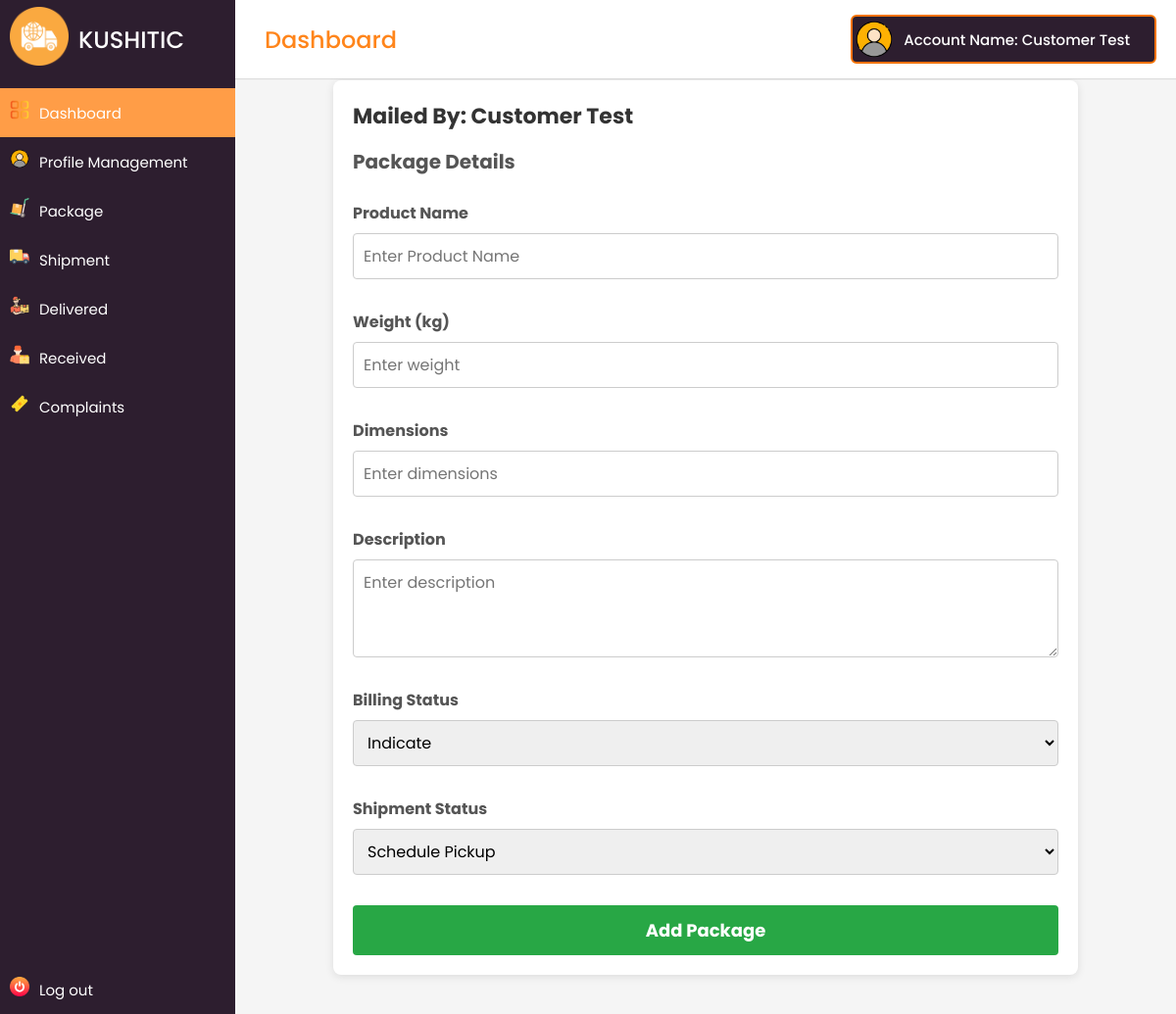
/main/customer/add_package.php (signed in), run on the app's committed database.
### tables this page shows
CREATE TABLE `customers` (
  `id` int(11) NOT NULL,
  `user_id` int(11) NOT NULL,
  `first_name` varchar(50) NOT NULL,
  `last_name` varchar(50) NOT NULL,
  `email` varchar(100) NOT NULL,
  `phone` varchar(20) DEFAULT NULL,
  `created_at` timestamp NOT NULL DEFAULT current_timestamp()
);

### main/customer/includes/functions.php (called while the page is built, shortened)
<?php
if (isset($_SESSION['user_id'])) {
  $user_id = $_SESSION['user_id'];
function getCustomersFullName($user_id, $conn) {
    $user_id = mysqli_real_escape_string($conn, $user_id);
    $query = "SELECT * FROM customers WHERE user_id = $user_id";
    $result = mysqli_query($conn, $query);
    if ($result && mysqli_num_rows($result) > 0) {
        $row = mysqli_fetch_assoc($result);
        return $row['first_name'] . ' ' . $row['last_name'];
    } else {
        return null;
    }
}
} else {
  echo '<script>alert("No account found logged in.");</script>';
  header("Location: ../../");
}

### main/customer/add_package.php (the view, shortened to what this page needs)
<?php
include('includes/header.php');
?>
<div class="container">
    <header class="main-header">Package Details (Shipping)</header>
    <form action="" method="POST" class="package-form">
        <div class="card">
            <div class="card-header">
                <h2>Mailed By: <?php echo getCustomersFullName($user_id, $conn); ?></h2>
            </div>
            <div class="card-body">
                <h3 class="section-title">Package Details</h3>
                <div class="form-group">
                    <label for="product">Product Name</label>
                    <input type="text" id="product" name="product" placeholder="Enter Product Name" required>
                </div>
                <div class="form-group">
                    <label for="weight">Weight (kg)</label>
                    <input type="number" id="weight" step="0.01" name="weight" placeholder="Enter weight" required>
                </div>
                <div class="form-group">
                    <label for="dimensions">Dimensions</label>
                    <input type="text" id="dimensions" name="dimensions" placeholder="Enter dimensions" required>
                </div>
                <div class="form-group">
                    <label for="description">Description</label>
                    <textarea id="description" name="description" placeholder="Enter description"></textarea>
                </div>
                <div class="form-group">
                    <label for="value">Billing Status</label>
                    <select id="value" name="value" required>
                        <option value="None" selected>Indicate</option>
                    </select>
                </div>
                <div class="form-group">
                    <label for="status">Shipment Status</label>
                    <select id="status" name="status" required>
                        <option value="Pending" selected>Schedule Pickup</option>
                    </select>
                </div>
                <button type="submit" class="btn-submit">
                    <span class="btnText">Add Package</span>
                </button>
            </div>
        </div>
    </form>
</div>
<?php include('includes/footer.php'); ?>

### main/customer/includes/header.php (shortened to what this page needs)
<?php
require ('config.php');
require ('includes/functions.php');
?>
<!DOCTYPE html>
<html lang="en" dir="ltr">
  <head>
    <link rel="stylesheet" href="assets/css/style.css" />
  </head>
  <body>
    <div class="sidebar">
      <div class="logo-details">
      <div class=" icon-img">
              <img src="assets/img/icons/worldwide-delivery.png" alt="" />
      </div>
        <span class="logo_name">KUSHITIC</span>
      </div>
      <ul class="nav-links">
        <li>
          <a href="index.php" class="active">
            <div class=" icon-img">
              <img src="assets/img/icons/dashboards.png" alt="" />
            </div>
            <span class="links_name">Dashboard</span>
          </a>
        </li>
        <li>
          <a href="profile_management.php">
          <div class=" icon-img">
              <img src="assets/img/icons/profile.png" alt="" />
            </div>
            <span class="links_name">Profile Management</span>
          </a>
        </li>
        <li class="dropdown">
            <a href="#">
                <div class="icon-img">
                    <img src="assets/img/icons/trolley.png" alt="" />
                </div>
                <span class="links_name">Package</span>
            </a>
        </li>
        <li class="dropdown">
            <a href="#">
                <div class="icon-img">
                    <img src="assets/img/icons/delivery-truck.png" alt="" />
                </div>
                <span class="links_name">Shipment</span>
            </a>
        </li>
      <li>
          <a href="sent_packages.php">
          <div class=" icon-img">
              <img src="assets/img/icons/delivery-man.png" alt="" />
            </div>
            <span class="links_name">Delivered</span>
          </a>
        </li>
        <li>
          <a href="received_packages.php">
          <div class=" icon-img">
            <img src="assets/img/icons/worker.png" alt="" />
            </div>
            <span class="links_name">Received</span>
          </a>
        </li>
        <li class="dropdown">
            <a href="#">
                <div class="icon-img">
                    <img src="assets/img/icons/ticket.png" alt="" />
                </div>
                <span class="links_name">Complaints</span>
            </a>
        </li>
        <li class="log_out">
          <a href="logout.php">
          <div class=" icon-img">
              <img src="assets/img/icons/switch.png" alt="" />
            </div>
            <span class="links_name">Log out</span>
          </a>
        </li>
      </ul>
    </div>
    <section class="home-section">
      <nav>
        <div class="sidebar-button">
          <span class="dashboard">Dashboard</span>
        </div>
        <div class="profile-details">
          <img src="assets/img/icons/profile.png" alt="" />
          <span class="admin_name">
            <?php
              $full_name = getCustomersFullName($user_id, $conn);
              if ($full_name !== null) {
                  echo "Account Name: " . $full_name;
              } else {
                  echo "Customer not found for user_id: " . $user_id;
              }
            ?>
          </span>
        </div>
      </nav>
      <div class="home-content">

### main/customer/assets/css/style.css (style rules this page uses)
:root { --white-color: #ffffff; --custom-gray-color: #d5d5d5; --dark-purple: #2D1E2F; --custom-primary-color: #ff851b; --custom-primary-hover-color: #FF9D47; --custom-text-color: #F57200; --text-dark: #000; --danger: #fa0808; --danger-hover: #f82b2b; --success: #015012; }
* { margin: 0; padding: 0; box-sizing: border-box; font-family: 'Poppins', sans-serif; }
body { min-height: 100%; }
.sidebar { position: fixed; height: 100%; width: 240px; background: var(--dark-purple); transition: all 0.5s ease; }
.sidebar .icon-img img { margin: 10px; width: 20px; height: 20px; }
.sidebar .logo-details { height: 80px; display: flex; align-items: center; }
.sidebar .logo-details img { font-size: 28px; font-weight: 500; color: #fff; min-width: 60px; min-height: 60px; text-align: center }
.sidebar .logo-details .logo_name { color: #fff; font-size: 24px; font-weight: 500; }
.sidebar .nav-links { margin-top: 10px; }
.sidebar .nav-links li { position: relative; list-style: none; height: 50px; }
.sidebar .nav-links li a { height: 100%; width: 100%; display: flex; align-items: center; text-decoration: none; transition: all 0.4s ease; }
.sidebar .nav-links li a.active { background: var(--custom-primary-hover-color); }
.sidebar .nav-links li a .links_name { color: #fff; font-size: 15px; font-weight: 400; white-space: nowrap; }
.sidebar .nav-links li.dropdown { position: relative; }
.sidebar .nav-links .log_out { position: absolute; bottom: 0; width: 100%; }
.home-section { position: relative; background: #f5f5f5; min-height: 100vh; width: calc(100% - 240px); left: 240px; transition: all 0.5s ease; }
.home-section nav { display: flex; justify-content: space-between; height: 80px; background: var(--white-color); display: flex; align-items: center; position: fixed; width: calc(100% - 240px); left: 240px; z-index: 100; padding: 0 20px; box-shadow: 0 1px 1px rgba(0, 0, 0, 0.1); transition: all 0.5s ease; }
.home-section nav .sidebar-button { display: flex; align-items: center; font-size: 24px; font-weight: 500; color: var(--custom-primary-color); }
.home-section nav .profile-details { display: flex; align-items: center; background: var(--dark-purple); border: 2px solid var(--custom-text-color); border-radius: 6px; height: 50px; min-width: 190px; padding: 0 15px 0 2px; }
nav .profile-details img { height: 40px; width: 40px; border-radius: 6px; object-fit: cover; }
nav .profile-details .admin_name { font-size: 15px; font-weight: 500; color: var(--white-color); margin: 0 10px; white-space: nowrap; }

### main/customer/add_package.php (style rules this page uses)
.container { max-width: 800px; margin: 0 auto; padding: 20px; }
.main-header { text-align: center; font-size: 28px; margin-bottom: 20px; color: #007bff; }
.card { background-color: #fff; border-radius: 8px; box-shadow: 0 2px 8px rgba(0, 0, 0, 0.1); padding: 20px; margin-bottom: 20px; }
.card-header h2 { font-size: 22px; margin-bottom: 15px; color: #333; }
.card-body { display: flex; flex-direction: column; gap: 15px; }
.section-title { font-size: 20px; color: #555; margin-bottom: 10px; }
.form-group { display: flex; flex-direction: column; }
label { font-weight: bold; color: #555; }
input[type="text"], input[type="number"], textarea, select { width: 100%; padding: 10px; margin-top: 8px; margin-bottom: 16px; border: 1px solid #ccc; border-radius: 4px; font-size: 16px; }
textarea { resize: vertical; height: 100px; }
.btn-submit { background-color: #28a745; color: #fff; padding: 12px; border: none; border-radius: 4px; cursor: pointer; transition: background-color 0.3s ease; font-size: 18px; }
.btnText { font-weight: bold; }

### data on the page
customers: full_name "Customer Test", getCustomersFullName($user_id, $conn) "Customer Test"
